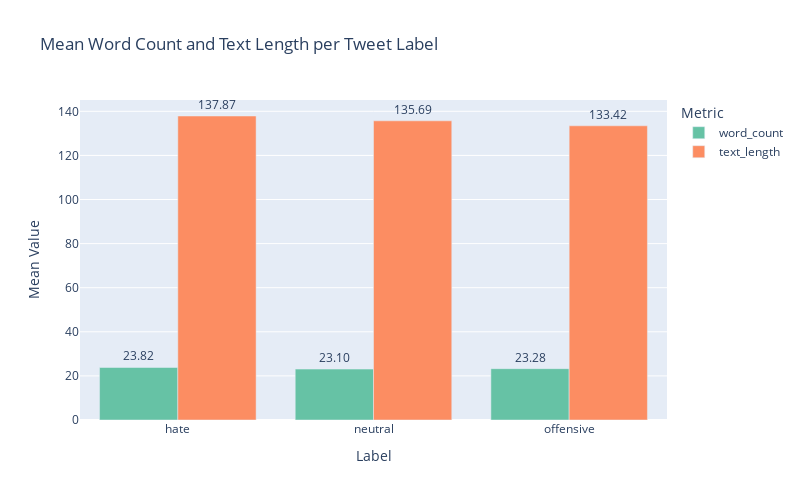

Notebook code cell kept with this figure:
### Markdown cell above
### Word count vs text length per label category

### Code cell
# Calculate mean word count and mean text length per label
mean_stats = df.groupby('label')[['word_count', 'text_length']].mean().reset_index()

# Melt to long format for grouped bar plot
mean_stats_melted = mean_stats.melt(id_vars='label', var_name='Metric', value_name='Mean Value')

# Create grouped bar chart
fig = px.bar(
    mean_stats_melted,
    x='label',
    y='Mean Value',
    color='Metric',
    barmode='group',
    text='Mean Value',
    color_discrete_sequence=px.colors.qualitative.Set2,
    title='Mean Word Count and Text Length per Tweet Label',
    labels={'label': 'Tweet Label', 'Mean Value': 'Mean'}
)

# Update layout for aesthetics
fig.update_traces(texttemplate='%{text:.2f}', textposition='outside')
fig.update_layout(
    yaxis_title='Mean Value',
    xaxis_title='Label',
    uniformtext_minsize=8,
    uniformtext_mode='hide',
    height=500,
    width=800
)

fig.show()

### Figure 1 — Plotly figure (JSON) as saved in the notebook; plotly's stock layout.template omitted (floating-point values rounded to 4 significant figures)
{"data": [{"alignmentgroup": "True", "hovertemplate": "Metric=word_count<br>Tweet Label=%{x}<br>Mean=%{text}<extra></extra>", "legendgroup": "word_count", "marker": {"color": "rgb(102,194,165)"}, "name": "word_count", "offsetgroup": "word_count", "orientation": "v", "showlegend": true, "text": [23.82, 23.1, 23.28], "textposition": "outside", "texttemplate": "%{text:.2f}", "type": "bar", "x": ["hate", "neutral", "offensive"], "xaxis": "x", "y": [23.82, 23.1, 23.28], "yaxis": "y"}, {"alignmentgroup": "True", "hovertemplate": "Metric=text_length<br>Tweet Label=%{x}<br>Mean=%{text}<extra></extra>", "legendgroup": "text_length", "marker": {"color": "rgb(252,141,98)"}, "name": "text_length", "offsetgroup": "text_length", "orientation": "v", "showlegend": true, "text": [137.9, 135.7, 133.4], "textposition": "outside", "texttemplate": "%{text:.2f}", "type": "bar", "x": ["hate", "neutral", "offensive"], "xaxis": "x", "y": [137.9, 135.7, 133.4], "yaxis": "y"}], "layout": {"barmode": "group", "height": 500, "legend": {"title": {"text": "Metric"}, "tracegroupgap": 0}, "title": {"text": "Mean Word Count and Text Length per Tweet Label"}, "uniformtext": {"minsize": 8, "mode": "hide"}, "width": 800, "xaxis": {"anchor": "y", "domain": [0, 1], "title": {"text": "Label"}}, "yaxis": {"anchor": "x", "domain": [0, 1], "title": {"text": "Mean Value"}}}}
